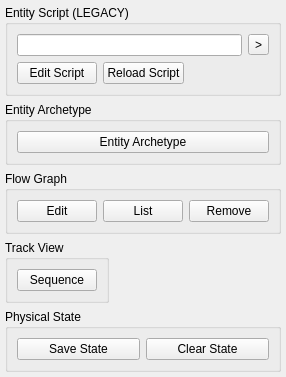
<?xml version="1.0" encoding="UTF-8"?>
<ui version="4.0">
 <class>CEntityPanel</class>
 <widget class="QWidget" name="CEntityPanel">
  <property name="geometry">
   <rect>
    <x>0</x>
    <y>0</y>
    <width>267</width>
    <height>340</height>
   </rect>
  </property>
  <layout class="QGridLayout" name="gridLayout_2">
   <property name="leftMargin">
    <number>5</number>
   </property>
   <property name="topMargin">
    <number>5</number>
   </property>
   <property name="rightMargin">
    <number>5</number>
   </property>
   <property name="bottomMargin">
    <number>5</number>
   </property>
   <item row="0" column="0" colspan="2">
    <widget class="QGroupBox" name="FRAME1">
     <property name="title">
      <string>Entity Script (LEGACY)</string>
     </property>
     <layout class="QGridLayout" name="gridLayout">
      <item row="0" column="0" colspan="3">
       <widget class="QLineEdit" name="SCRIPT_NAME">
        <property name="text">
         <string/>
        </property>
        <property name="alignment">
         <set>Qt::AlignLeading|Qt::AlignLeft|Qt::AlignTop</set>
        </property>
       </widget>
      </item>
      <item row="0" column="3">
       <widget class="QToolButton" name="FILE_COMMANDS">
        <property name="text">
         <string>&gt;</string>
        </property>
        <property name="popupMode">
         <enum>QToolButton::InstantPopup</enum>
        </property>
       </widget>
      </item>
      <item row="1" column="0">
       <widget class="QPushButton" name="EDITSCRIPT">
        <property name="text">
         <string>Edit Script</string>
        </property>
       </widget>
      </item>
      <item row="1" column="1">
       <widget class="QPushButton" name="RELOADSCRIPT">
        <property name="text">
         <string>Reload Script</string>
        </property>
       </widget>
      </item>
      <item row="1" column="2" colspan="2">
       <spacer name="horizontalSpacer">
        <property name="orientation">
         <enum>Qt::Horizontal</enum>
        </property>
        <property name="sizeHint" stdset="0">
         <size>
          <width>40</width>
          <height>20</height>
         </size>
        </property>
       </spacer>
      </item>
     </layout>
    </widget>
   </item>
   <item row="2" column="0" colspan="2">
    <widget class="QGroupBox" name="FRAME3">
     <property name="title">
      <string>Flow Graph</string>
     </property>
     <layout class="QHBoxLayout" name="horizontalLayout_2">
      <item>
       <widget class="QPushButton" name="OPENFLOWGRAPH">
        <property name="text">
         <string>Edit</string>
        </property>
       </widget>
      </item>
      <item>
       <widget class="QPushButton" name="LIST_ENTITY_FLOWGRAPHS">
        <property name="text">
         <string>List</string>
        </property>
       </widget>
      </item>
      <item>
       <widget class="QPushButton" name="REMOVEFLOWGRAPH">
        <property name="text">
         <string>Remove</string>
        </property>
       </widget>
      </item>
     </layout>
    </widget>
   </item>
   <item row="3" column="0">
    <widget class="QGroupBox" name="FRAME5">
     <property name="title">
      <string>Track View</string>
     </property>
     <layout class="QVBoxLayout" name="verticalLayout">
      <item>
       <widget class="QPushButton" name="TRACKVIEW_SEQUENCE">
        <property name="text">
         <string>Sequence</string>
        </property>
       </widget>
      </item>
     </layout>
    </widget>
   </item>
   <item row="3" column="1">
    <spacer name="horizontalSpacer_2">
     <property name="orientation">
      <enum>Qt::Horizontal</enum>
     </property>
     <property name="sizeHint" stdset="0">
      <size>
       <width>153</width>
       <height>20</height>
      </size>
     </property>
    </spacer>
   </item>
   <item row="4" column="0" colspan="2">
    <widget class="QGroupBox" name="FRAME4">
     <property name="title">
      <string>Physical State</string>
     </property>
     <layout class="QHBoxLayout" name="horizontalLayout">
      <item>
       <widget class="QPushButton" name="GETPHYSICS">
        <property name="text">
         <string>Save State</string>
        </property>
       </widget>
      </item>
      <item>
       <widget class="QPushButton" name="RESETPHYSICS">
        <property name="text">
         <string>Clear State</string>
        </property>
       </widget>
      </item>
     </layout>
    </widget>
   </item>
   <item row="1" column="0" colspan="2">
    <widget class="QGroupBox" name="FRAME2">
     <property name="title">
      <string>Entity Archetype</string>
     </property>
     <layout class="QVBoxLayout" name="verticalLayout_2">
      <item>
       <widget class="QPushButton" name="PROTOTYPE">
        <property name="text">
         <string>Entity Archetype</string>
        </property>
       </widget>
      </item>
     </layout>
    </widget>
   </item>
  </layout>
 </widget>
 <resources/>
 <connections/>
</ui>
